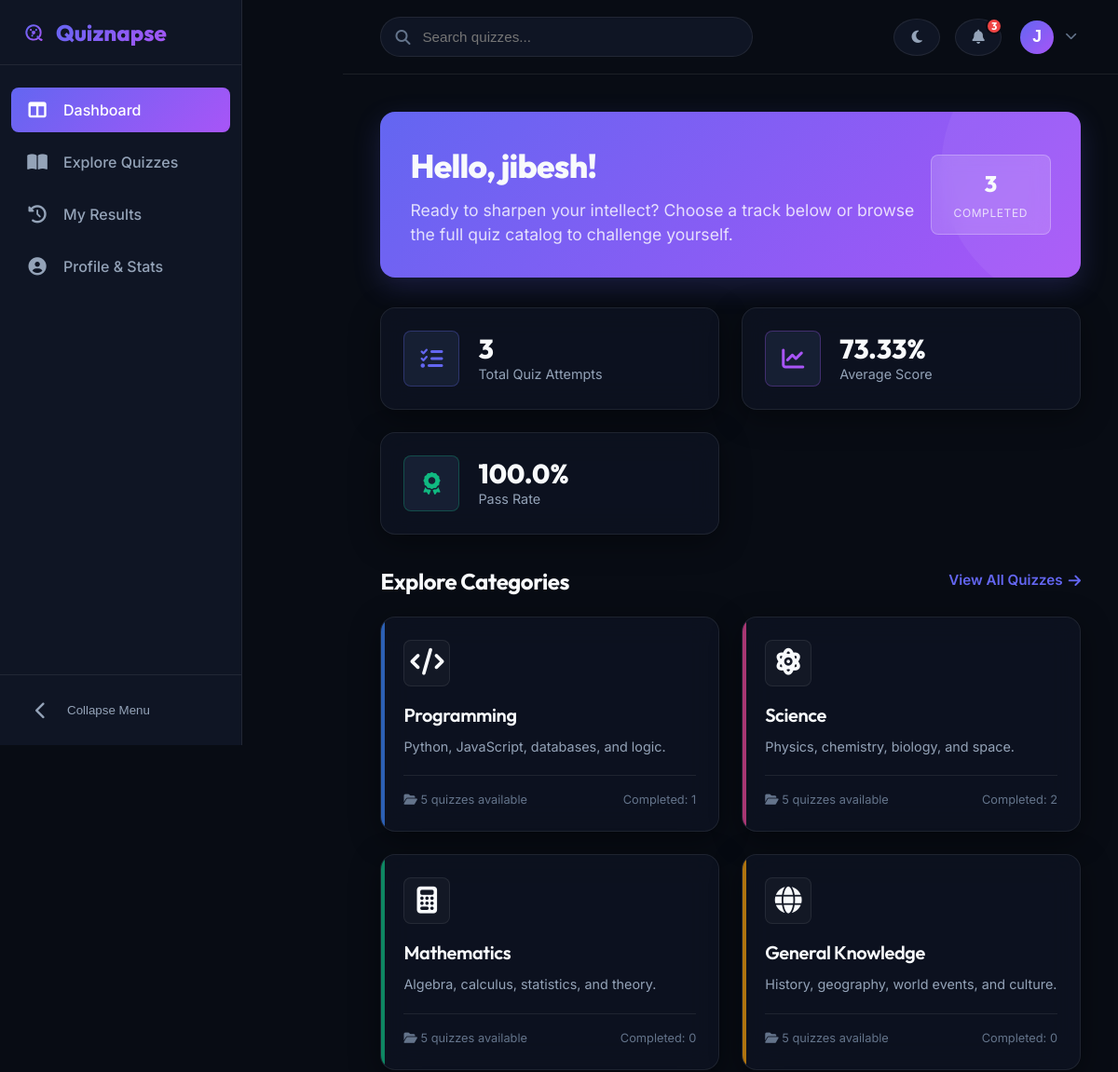
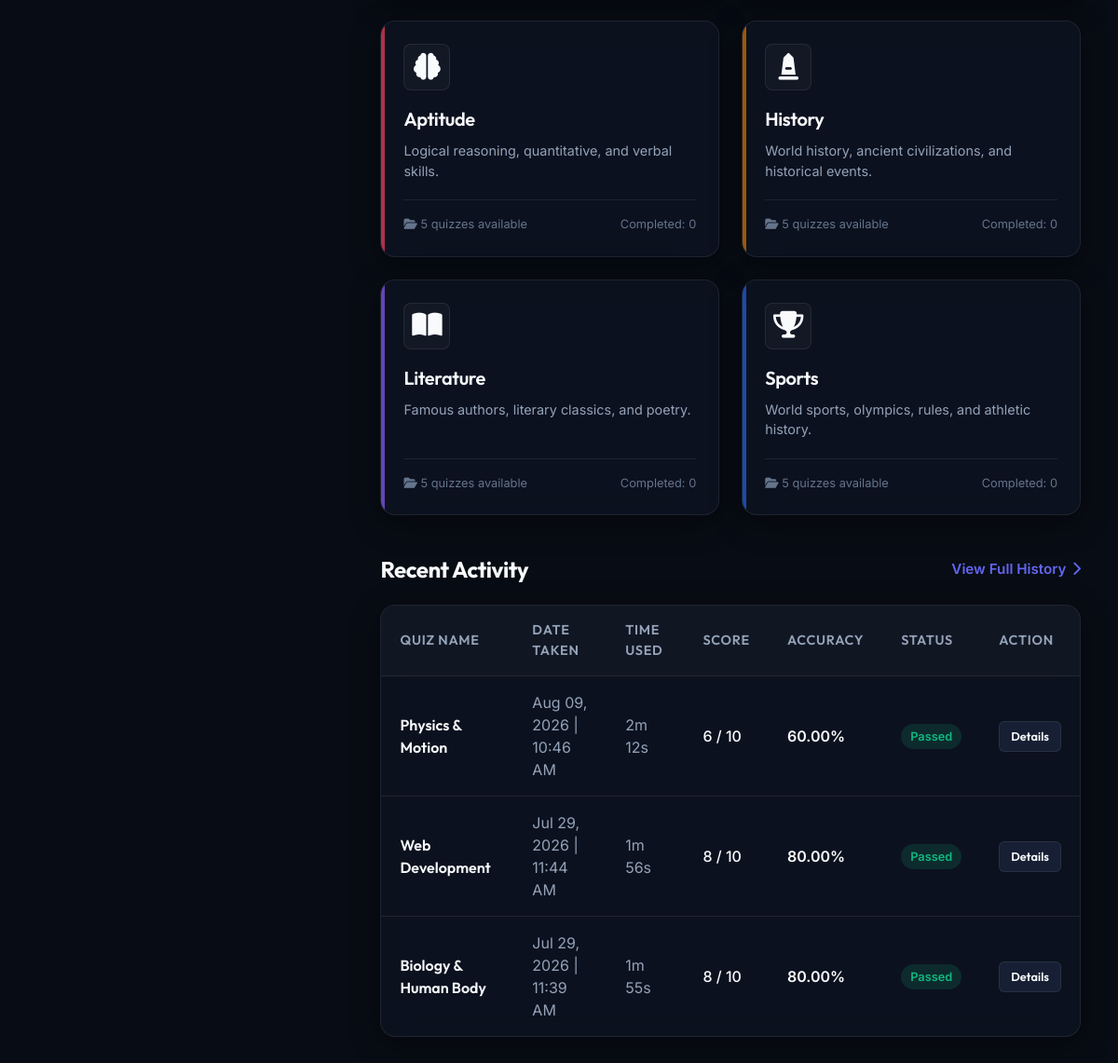
/dashboard/ (signed in), run on the app's committed database (2 pictures, top to bottom).
### quizzes/models.py (models this page shows, shortened)
class UserProfile(models.Model):
    user = models.OneToOneField(User, on_delete=models.CASCADE, related_name='profile')
    bio = models.TextField(blank=True, max_length=500)
    @property
    def total_attempts_count(self):
        return self.user.attempts.filter(completed_at__isnull=False).count()
    @property
    def completed_attempts(self):
        return self.user.attempts.filter(completed_at__isnull=False)
    @property
    def completed_attempts_count(self):
        return self.completed_attempts.count()
    @property
    def average_score(self):
        avg = self.completed_attempts.aggregate(Avg('percentage'))['percentage__avg']
        return round(avg, 2) if avg is not None else 0.0
    @property
    def pass_rate(self):
        total = self.completed_attempts_count
        if total == 0:
            return 0.0
        passed = self.completed_attempts.filter(status='Passed').count()
        return round((passed / total) * 100, 2)

class Quiz(models.Model):
    CATEGORY_CHOICES = [
        ('Programming', 'Programming'),
        ('Science', 'Science'),
        ('Mathematics', 'Mathematics'),
        ('General Knowledge', 'General Knowledge'),
        ('Aptitude', 'Aptitude'),
        ('History', 'History'),
        ('Literature', 'Literature'),
        ('Sports', 'Sports'),
    ]
    DIFFICULTY_CHOICES = [
        ('Easy', 'Easy'),
        ('Medium', 'Medium'),
        ('Hard', 'Hard'),
    ]
    title = models.CharField(max_length=255)
    description = models.TextField()
    category = models.CharField(max_length=100, choices=CATEGORY_CHOICES)
    difficulty = models.CharField(max_length=20, choices=DIFFICULTY_CHOICES)
    time_limit = models.PositiveIntegerField(help_text="Time limit in minutes")
    pass_mark = models.PositiveIntegerField(default=50, help_text="Minimum percentage required to pass (e.g. 50)")
    is_published = models.BooleanField(default=False)
    created_at = models.DateTimeField(auto_now_add=True)
    class Meta:
        verbose_name_plural = "Quizzes"
        ordering = ['-created_at']

class QuizAttempt(models.Model):
    STATUS_CHOICES = [
        ('Passed', 'Passed'),
        ('Failed', 'Failed'),
    ]
    user = models.ForeignKey(User, on_delete=models.CASCADE, related_name='attempts')
    quiz = models.ForeignKey(Quiz, on_delete=models.CASCADE, related_name='attempts')
    score = models.PositiveIntegerField(default=0, help_text="Number of correct answers")
    percentage = models.DecimalField(max_digits=5, decimal_places=2, default=0.0)
    started_at = models.DateTimeField(auto_now_add=True)
    completed_at = models.DateTimeField(blank=True, null=True)
    time_taken = models.PositiveIntegerField(blank=True, null=True, help_text="Time taken in seconds")
    status = models.CharField(max_length=10, choices=STATUS_CHOICES, default='Failed')
    @property
    def time_taken_formatted(self):
        if self.time_taken is None:
            return "0s"
        minutes = self.time_taken // 60
        seconds = self.time_taken % 60
        if minutes > 0:
            return f"{minutes}m {seconds}s"
        return f"{seconds}s"
    class Meta:
        ordering = ['-started_at']

### quizzes/views.py (the view)
# urls.py: path('dashboard/', views.dashboard, name='dashboard'),
@login_required
def dashboard(request):
    ensure_curated_quizzes_loaded()
    profile = request.user.profile
    recent_attempts = QuizAttempt.objects.filter(
        user=request.user,
        completed_at__isnull=False
    ).order_by('-completed_at')[:5]
    published_quizzes_count = Quiz.objects.filter(is_published=True).count()
    categories = [
        {'name': 'Programming', 'icon': 'code', 'gradient': 'from-blue-600 to-indigo-600', 'desc': 'Python, JavaScript, databases, and logic.'},
        {'name': 'Science', 'icon': 'atom', 'gradient': 'from-purple-600 to-pink-600', 'desc': 'Physics, chemistry, biology, and space.'},
        {'name': 'Mathematics', 'icon': 'calculator', 'gradient': 'from-emerald-600 to-teal-600', 'desc': 'Algebra, calculus, statistics, and theory.'},
        {'name': 'General Knowledge', 'icon': 'globe', 'gradient': 'from-amber-600 to-orange-600', 'desc': 'History, geography, world events, and culture.'},
        {'name': 'Aptitude', 'icon': 'brain', 'gradient': 'from-red-600 to-rose-600', 'desc': 'Logical reasoning, quantitative, and verbal skills.'},
        {'name': 'History', 'icon': 'monument', 'gradient': 'from-amber-800 to-yellow-600', 'desc': 'World history, ancient civilizations, and historical events.'},
        {'name': 'Literature', 'icon': 'book-open', 'gradient': 'from-violet-600 to-purple-600', 'desc': 'Famous authors, literary classics, and poetry.'},
        {'name': 'Sports', 'icon': 'trophy', 'gradient': 'from-blue-600 to-teal-500', 'desc': 'World sports, olympics, rules, and athletic history.'},
    ]
    for cat in categories:
        cat['count'] = Quiz.objects.filter(category=cat['name'], is_published=True).count()
        cat['completed_count'] = QuizAttempt.objects.filter(
            user=request.user,
            quiz__category=cat['name'],
            completed_at__isnull=False
        ).count()
    context = {
        'profile': profile,
        'recent_attempts': recent_attempts,
        'categories': categories,
        'published_quizzes_count': published_quizzes_count,
    }
    return render(request, 'quizzes/dashboard.html', context)

### quizzes/templates/quizzes/dashboard.html (shortened to what this page needs)
{% extends 'quizzes/base.html' %}
{% load static %}
{% block content %}
<div class="dashboard-wrapper">
    <div class="welcome-banner">
        <div class="welcome-text">
            <h1>Hello, {{ user.first_name }}!</h1>
            <p>Ready to sharpen your intellect? Choose a track below or browse the full quiz catalog to challenge yourself.</p>
        </div>
        <div class="welcome-badge">
            <span class="badge-val">{{ profile.completed_attempts_count }}</span>
            <span class="badge-lbl">Completed</span>
        </div>
    </div>
    <div class="metrics-grid">
        <div class="glass-card metric-card">
            <div class="metric-icon">
                <i class="fas fa-tasks"></i>
            </div>
            <div class="metric-info">
                <div class="metric-value">{{ profile.total_attempts_count }}</div>
                <div class="metric-label">Total Quiz Attempts</div>
            </div>
        </div>
        <div class="glass-card metric-card">
            <div class="metric-icon">
                <i class="fas fa-chart-line"></i>
            </div>
            <div class="metric-info">
                <div class="metric-value">{{ profile.average_score }}%</div>
                <div class="metric-label">Average Score</div>
            </div>
        </div>
        <div class="glass-card metric-card">
            <div class="metric-icon">
                <i class="fas fa-award"></i>
            </div>
            <div class="metric-info">
                <div class="metric-value">{{ profile.pass_rate }}%</div>
                <div class="metric-label">Pass Rate</div>
            </div>
        </div>
    </div>
    <div class="section-header">
        <h2 class="section-title">Explore Categories</h2>
        <a href="{% url 'quiz_list' %}" class="section-link">View All Quizzes <i class="fas fa-arrow-right"></i></a>
    </div>
    <div class="categories-grid">
        {% for cat in categories %}
            <div class="glass-card category-card cat-{{ cat.name|lower|cut:' ' }}" onclick="window.location.href='{% url 'quiz_list' %}?category={{ cat.name }}'">
                <div class="category-icon">
                    <i class="fas fa-{% if cat.icon %}{{ cat.icon }}{% else %}book{% endif %}"></i>
                </div>
                <h3>{{ cat.name }}</h3>
                <p>{{ cat.desc }}</p>
                <div class="category-stats">
                    <span><i class="fas fa-folder-open"></i> {{ cat.count }} quizzes available</span>
                    <span>Completed: {{ cat.completed_count }}</span>
                </div>
            </div>
        {% endfor %}
    </div>
    <div class="section-header">
        <h2 class="section-title">Recent Activity</h2>
        <a href="{% url 'my_results' %}" class="section-link">View Full History <i class="fas fa-chevron-right"></i></a>
    </div>
    <div class="glass-card" style="padding: 0; overflow: hidden; margin-bottom: 40px;">
        <div class="table-container">
            {% if recent_attempts %}
                <table class="quiz-table">
                    <thead>
                        <tr>
                            <th>Quiz Name</th>
                            <th>Date Taken</th>
                            <th>Time Used</th>
                            <th>Score</th>
                            <th>Accuracy</th>
                            <th>Status</th>
                            <th>Action</th>
                        </tr>
                    </thead>
                    <tbody>
                        {% for attempt in recent_attempts %}
                            <tr>
                                <td style="font-weight: 600; font-family: 'Outfit', sans-serif;">{{ attempt.quiz.title }}</td>
                                <td style="color: var(--text-secondary);">{{ attempt.completed_at|date:"M d, Y | h:i A" }}</td>
                                <td style="color: var(--text-secondary);">{{ attempt.time_taken_formatted }}</td>
                                <td style="font-weight: 500;">{{ attempt.score }} / {{ attempt.quiz.questions.count }}</td>
                                <td style="font-weight: 600;">{{ attempt.percentage }}%</td>
                                <td>
                                    <span class="badge {% if attempt.status == 'Passed' %}badge-success{% else %}badge-danger{% endif %}">
                                        {{ attempt.status }}
                                    </span>
                                </td>
                                <td>
                                    <a href="{% url 'quiz_result' attempt.id %}" class="btn btn-secondary" style="padding: 6px 12px; font-size: 0.8rem; border-radius: 6px;">
                                        Details
                                    </a>
                                </td>
                            </tr>
                        {% endfor %}
                    </tbody>
                </table>
            {% endif %}
        </div>
    </div>
</div>
{% endblock %}

### quizzes/templates/quizzes/base.html (shortened to what this page needs)
{% load static %}
<!DOCTYPE html>
<html lang="en">
<head>
    <link rel="stylesheet" href="https://cdnjs.cloudflare.com/ajax/libs/font-awesome/6.4.0/css/all.min.css">
    <link rel="stylesheet" href="{% static 'css/base.css' %}?v=3">
    <link rel="stylesheet" href="{% static 'css/dashboard.css' %}">
    <link rel="stylesheet" href="{% static 'css/quiz.css' %}">
</head>
<body>
    <div class="layout-wrapper">
        {% if user.is_authenticated %}
            <aside id="sidebar" class="sidebar">
                <a href="{% url 'dashboard' %}" class="sidebar-brand" style="display: flex; align-items: center; gap: 12px; text-decoration: none;">
                    {% include 'quizzes/includes/logo.html' with size='24' id='sidebar' %}
                    <span class="sidebar-logo sidebar-logo-text">Quiznapse</span>
                </a>
                <ul class="sidebar-menu">
                    <li class="sidebar-menu-item {% if request.resolver_match.url_name == 'dashboard' %}active{% endif %}">
                        <a href="{% url 'dashboard' %}">
                            <span class="sidebar-icon"><i class="fas fa-columns"></i></span>
                            <span>Dashboard</span>
                        </a>
                    </li>
                    <li class="sidebar-menu-item {% if request.resolver_match.url_name == 'quiz_list' or request.resolver_match.url_name == 'quiz_detail' or request.resolver_match.url_name == 'quiz_attempt' %}active{% endif %}">
                        <a href="{% url 'quiz_list' %}">
                            <span class="sidebar-icon"><i class="fas fa-book-open"></i></span>
                            <span>Explore Quizzes</span>
                        </a>
                    </li>
                    <li class="sidebar-menu-item {% if request.resolver_match.url_name == 'my_results' %}active{% endif %}">
                        <a href="{% url 'my_results' %}">
                            <span class="sidebar-icon"><i class="fas fa-history"></i></span>
                            <span>My Results</span>
                        </a>
                    </li>
                    <li class="sidebar-menu-item {% if request.resolver_match.url_name == 'profile' %}active{% endif %}">
                        <a href="{% url 'profile' %}">
                            <span class="sidebar-icon"><i class="fas fa-user-circle"></i></span>
                            <span>Profile & Stats</span>
                        </a>
                    </li>
                </ul>
                <div class="sidebar-footer">
                    <button id="sidebar-toggle" class="sidebar-footer-btn" style="border: none; background: transparent; display: flex; align-items: center; justify-content: flex-start; cursor: pointer; padding: 12px 16px;">
                        <span class="sidebar-icon"><i class="fas fa-chevron-left"></i></span>
                        <span>Collapse Menu</span>
                    </button>
                </div>
            </aside>
            <header class="mobile-header">
                <button id="mobile-toggle" class="mobile-toggle">
                </button>
                <a href="{% url 'dashboard' %}" class="mobile-brand" style="display: flex; align-items: center; gap: 8px; text-decoration: none;">
                    <span>Quiznapse</span>
                </a>
                <button id="mobile-theme-toggle" class="mobile-toggle" style="background: transparent; border: none; font-size: 1.2rem;">
                </button>
            </header>
        {% endif %}
        <main class="main-content {% if not user.is_authenticated %}public-content{% endif %}">
            {% if user.is_authenticated %}
                <header class="top-header">
                    <form action="{% url 'quiz_list' %}" method="get" class="header-search">
                        <i class="fas fa-search search-icon"></i>
                        <input type="text" name="search" placeholder="Search quizzes..." class="search-input" value="{{ request.GET.search }}">
                    </form>
                    <div class="header-actions">
                        <button id="theme-toggle" class="btn btn-icon theme-toggle-btn">
                            <i class="fas fa-moon"></i>
                        </button>
                        <div class="dropdown-container">
                            <button class="btn btn-icon dropdown-trigger" id="notification-btn">
                                <i class="fas fa-bell"></i>
                                <span class="notification-badge">3</span>
                            </button>
                        </div>
                        <div class="dropdown-container">
                            <button class="profile-trigger dropdown-trigger" id="profile-btn">
                                <div class="avatar">{{ user.username|make_list|first|upper }}</div>
                                <i class="fas fa-chevron-down profile-chevron"></i>
                            </button>
                        </div>
                    </div>
                </header>
            {% endif %}
            <div class="content-container">
                {% block content %}{% endblock %}
            </div>
        </main>
    </div>
</body>
</html>

### data on the page
UserProfile: completed_attempts_count "3", total_attempts_count "3", average_score "73.33", pass_rate "100.0"
Quiz: name "Programming", desc "Python, JavaScript, databases, and logic.", count "5", completed_count "1"
QuizAttempt: quiz "Physics & Motion", completed_at|h "Aug 09, 2026 | 10:46 AM", time_taken_formatted "2m 12s", score "6", quiz.questions.count "10", percentage "60.00", status "Passed"
QuizAttempt: quiz "Web Development", completed_at|h "Jul 29, 2026 | 11:44 AM", time_taken_formatted "1m 56s", score "8", quiz.questions.count "10", percentage "80.00", status "Passed"
QuizAttempt: quiz "Biology & Human Body", completed_at|h "Jul 29, 2026 | 11:39 AM", time_taken_formatted "1m 55s", score "8", quiz.questions.count "10", percentage "80.00", status "Passed"

### other printed values
{{ user.username|make_list|first|upper }} "J"
{{ user.first_name }} "jibesh"
{{ cat.name }} "Science" "Mathematics" "General Knowledge" "Aptitude" "History" "Literature" "Sports"
{{ cat.desc }} "Physics, chemistry, biology, and space." "Algebra, calculus, statistics, and theory." "History, geography, world events, and culture." "Logical reasoning, quantitative, and verbal skills." "World history, ancient civilizations, and historical events." "Famous authors, literary classics, and poetry." "World sports, olympics, rules, and athletic history."
{{ cat.count }} "5" "5" "5" "5" "5" "5" "5"
{{ cat.completed_count }} "2" "0" "0" "0" "0" "0" "0"
